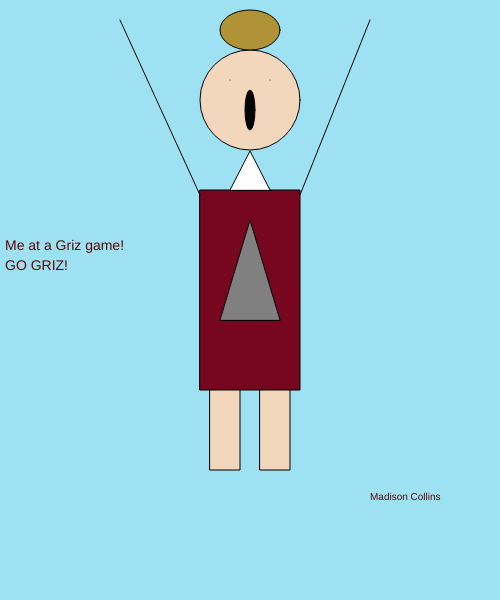
Frame 1 (no input)
Frame 60 (no input): identical to frame 1, image omitted
Frame 120 (the mouse pressed at the canvas centre since frame 60): identical to frame 1, image omitted

The p5.js sketch that drew this single still picture (run headless with seeded random() and noise() and a simulated clock; from frame 60 on, the mouse is pressed at the canvas centre):

// p5.js sketch
// ── sketch.js
function setup() {
    createCanvas(500,600);
  }
  
  function draw() {
    background(157, 225, 242  );

    fill(96, 6, 6  );
    textSize(14);
    text('Me at a Griz game!', 5, 250);

    
    textSize(14);
    text('GO GRIZ!', 5, 270);

    textSize(10);
    text('Madison Collins', 370, 500);

    fill(242, 215, 189);
    circle(250,100,100);

    fill(118, 7, 31  );
    rect(200,190,100,200);
    
    fill(128, 128, 128);
    triangle(220,320,250,220,280,320);

    fill(255, 255, 255);
    triangle(230,190,250,151,270,190);

    fill(5);
    point(230,80);
    point(270,80);

    line(120, 20, 200, 195);
    line(370, 20, 300, 195);

    ellipse(250,110,10,40);

    fill(176, 147, 54  );
    ellipse(250,30,60,40);

    fill(242, 215, 189);
    rect(260,390,30,80);
    rect(210,390,30,80);
  }
  
